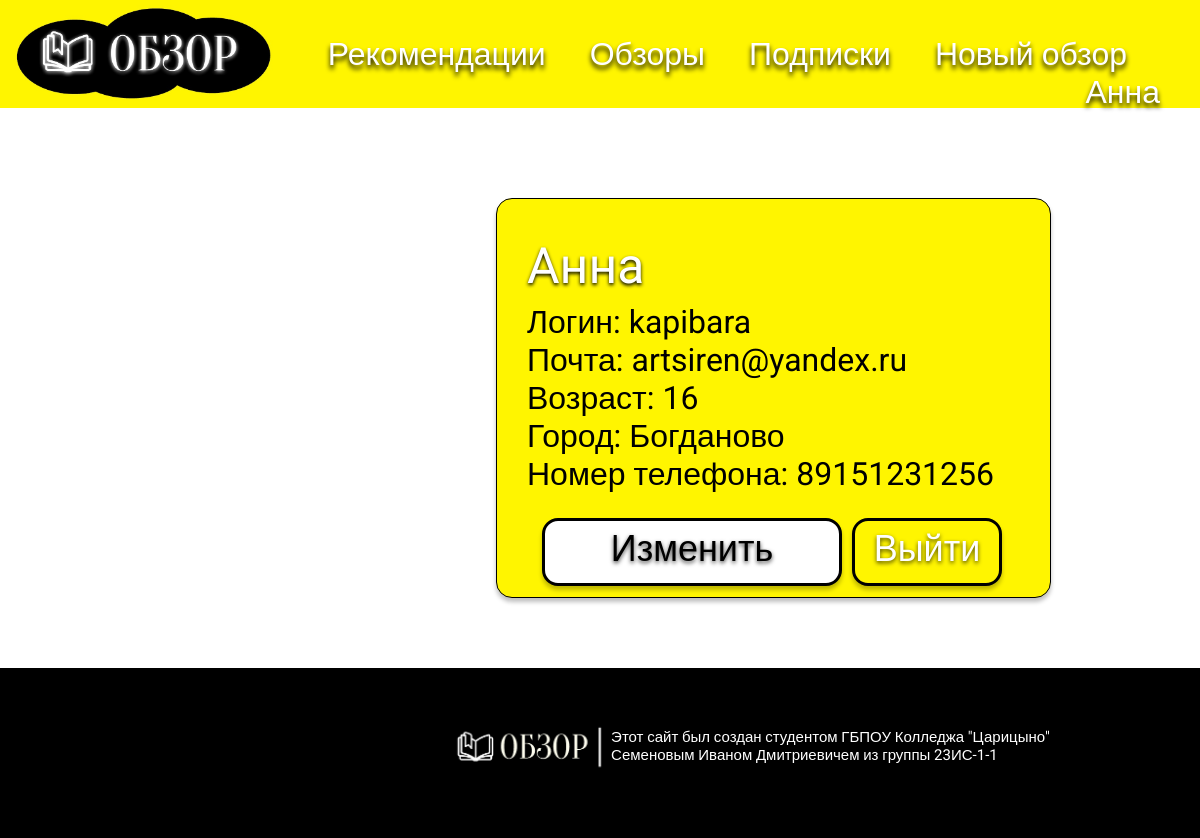
The app's page /profile (signed in) with its own data.
### model.py (models this page shows, shortened)
class User(UserMixin, db.Model):
    id = db.Column(db.Integer, primary_key=True)
    username = db.Column(db.String(30), unique=True, nullable=False)
    password = db.Column(db.String(25), nullable=False)
    email = db.Column(db.String(60), nullable=False)
    name = db.Column(db.String(80), nullable=False)
    second_name = db.Column(db.String(80), nullable=True)
    town = db.Column(db.String(80), nullable=True)
    age = db.Column(db.Integer, nullable=False)
    phone_number = db.Column(db.String(10), nullable=True)
    is_deleted = db.Column(db.Boolean, default = False)

### app.py (the view)
@app.route('/profile')
def profile():
    if current_user.is_authenticated:
        return render_template('profile.html', user=current_user)
    else:
        return redirect(url_for('login'))

### app.py (called while the page is built)
@login_manager.user_loader
def load_user(user_id):
    return User.query.get(int(user_id))

### templates/profile.html (shortened to what this page needs)
{% extends 'base.html' %}
{% block body %}
<div class="main">
    <div class="main_part_pr">
        <h1>{{ user.name }} {{ user.second_name }}</h1>
        <p>Логин: {{ user.username }}</p>
        <p>Почта: {{ user.email }}</p>
        <p>Возраст: {{ user.age }}</p>
        <p>Город: {{ user.town }}</p>
        <p>Номер телефона: {{ user.phone_number }}</p>
        <div>
            <a href="\changings" class="log_but1">Изменить</a>
            <a href="{{ url_for('logout') }}" class="log_but">Выйти</a>
        </div>
    </div>
</div>
{% endblock %}

### templates/base.html (shortened to what this page needs)
<!DOCTYPE html>
<html lang="en">
<head>
    <link rel="stylesheet" href="{{ url_for('static', filename='css/css.css')}}">
</head>
<body>
    <div class="navbar">
        <a href="\home"><img src="static\pictures\icon_title3.jpg"></a>
        <div class="links">
            <a href="\recomendation">Рекомендации</a>
            <a href="\views">Обзоры</a>
            <a href="\subs">Подписки</a>
            <a href="\new_view">Новый обзор</a>
            <a href="\login" class="right">
                {% if current_user.is_authenticated %}
                    {{ user.name }}
                {% else %}
                    Авторизация
                {% endif %}
            </a>
        </div>
    </div>
    {% block body %}{% endblock %}
    <div class="footer">
        <a href="\home"><img src="static\pictures\icon_title4.jpg"></a>
        <p>Этот сайт был создан студентом ГБПОУ Колледжа "Царицыно"<br>Семеновым Иваном Дмитриевичем из группы 23ИС-1-1</p>
    </div>
</body>
</html>

### static/css/css.css (style rules this page uses)
body { margin: 0px; height: 100%; }
.navbar { width: auto; height: 108px; background-color: #FFF500; display: flex; }
.navbar img { height: 108px; }
.links { width: 1666px; padding-top: 35px; }
.links a { transition: 0.3s; text-decoration: none; position: relative; padding-left: 40px; font-family: "Roboto", sans-serif; font-style: normal; font-weight: 400; font-size: 32px; line-height: 38px; color: #FFFFFF; text-shadow: 0px 4px 5.6px #000000; }
.links a.right { float: right; padding-right: 40px; }
.footer { height: 170px; background-color: #000000; position: relative; bottom: 0px; display: flex; }
.footer img { padding-left: 450px; padding-top: 50px; height: 62px; }
.footer p { padding-top: 60px; color: white; font-family: "Roboto", sans-serif; font-style: normal; font-weight: 400; font-size: 15px; margin: 0px; }
.main { height: 560px; }
.main_part_pr { box-sizing: border-box; position: absolute; width: 555px; height: 400px; left: 496px; top: 198px; background: #FFF500; border: 1px solid #000000; box-shadow: 0px 4px 4px rgba(0, 0, 0, 0.25); border-radius: 16px; }
.main_part_pr a { text-decoration: none; }
.main_part_pr h1 { position: relative; margin: 0px; padding-top: 30px; padding-left: 30px; font-family: 'Oranienbaum'; font-style: normal; font-weight: 400; font-size: 50px; line-height: 74px; color: #FFFFFF; text-shadow: 0px 2px 3.9px #000000; }
.main_part_pr p { padding-left: 30px; font-family: "Roboto", sans-serif; font-style: normal; font-weight: 400; font-size: 32px; line-height: 38px; margin: 0px; color: #000000; }
.main_part_pr div { display: flex; padding-left: 45px; }
.log_but { transition: 0.1s; box-sizing: border-box; margin-left: 10px; position: relative; width: 150px; height: 68px; padding-top: 7px; top: 25px; background: #FFF500; border: 3px solid #000000; box-shadow: 0px 4px 4px rgba(0, 0, 0, 0.25); border-radius: 16px; font-family: "Roboto", sans-serif; font-style: normal; font-weight: 400; font-size: 36px; line-height: 42px; text-align: center; color: #FFFFFF; text-shadow: 0px 2px 4.5px rgba(0, 0, 0, 0.72); }
.log_but1 { transition: 0.1s; box-sizing: border-box; position: relative; width: 300px; height: 68px; padding-top: 7px; top: 25px; background: #ffffff; border: 3px solid #000000; box-shadow: 0px 4px 4px rgba(0, 0, 0, 0.25); border-radius: 16px; font-family: "Roboto", sans-serif; font-style: normal; font-weight: 400; font-size: 36px; line-height: 42px; text-align: center; color: #000000; text-shadow: 0px 2px 4.5px rgba(0, 0, 0, 0.72); }

### records on screen
User: name "Анна", username "kapibara", email "artsiren@yandex.ru", age "16", town "Богданово", phone_number "89151231256"
